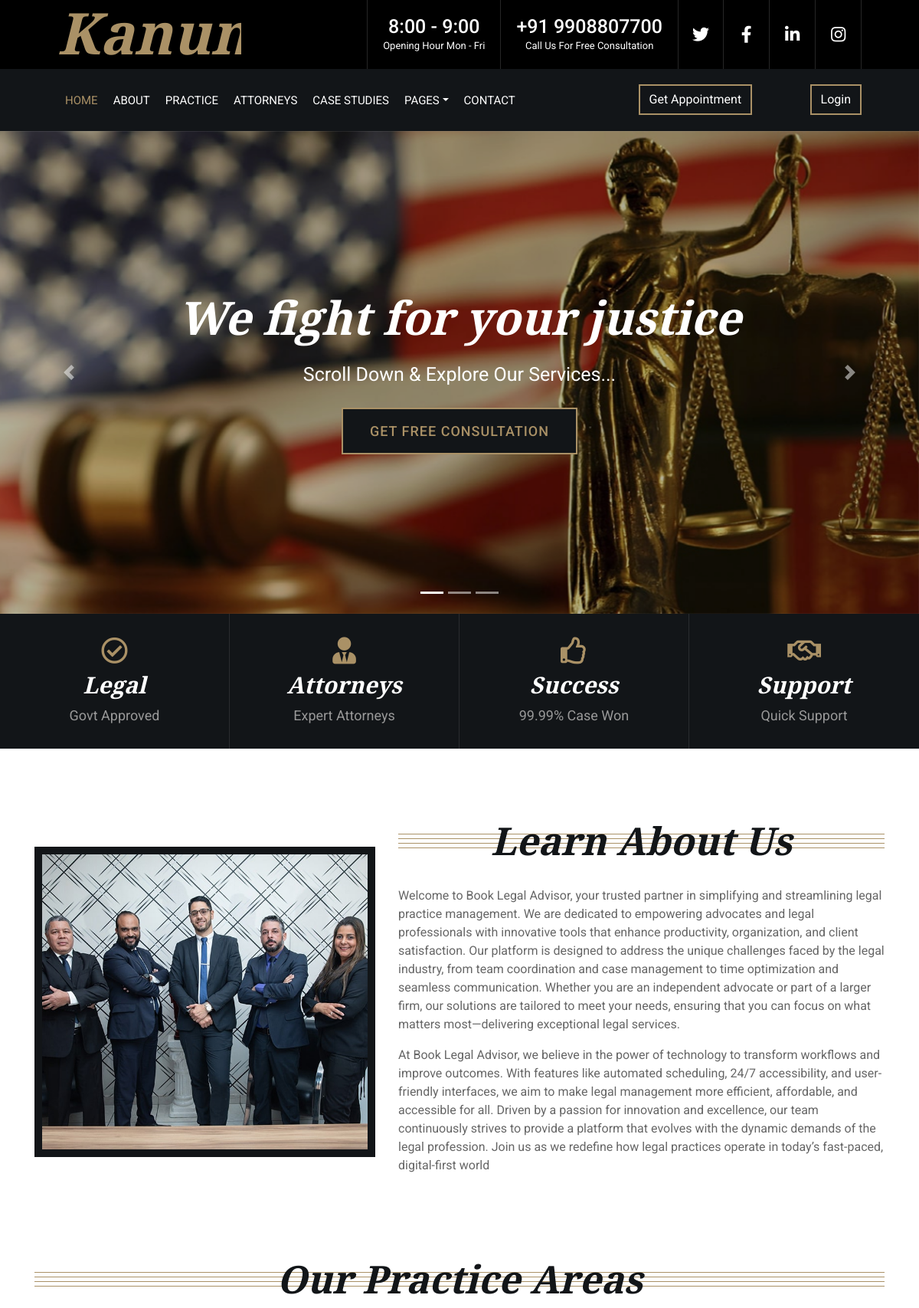
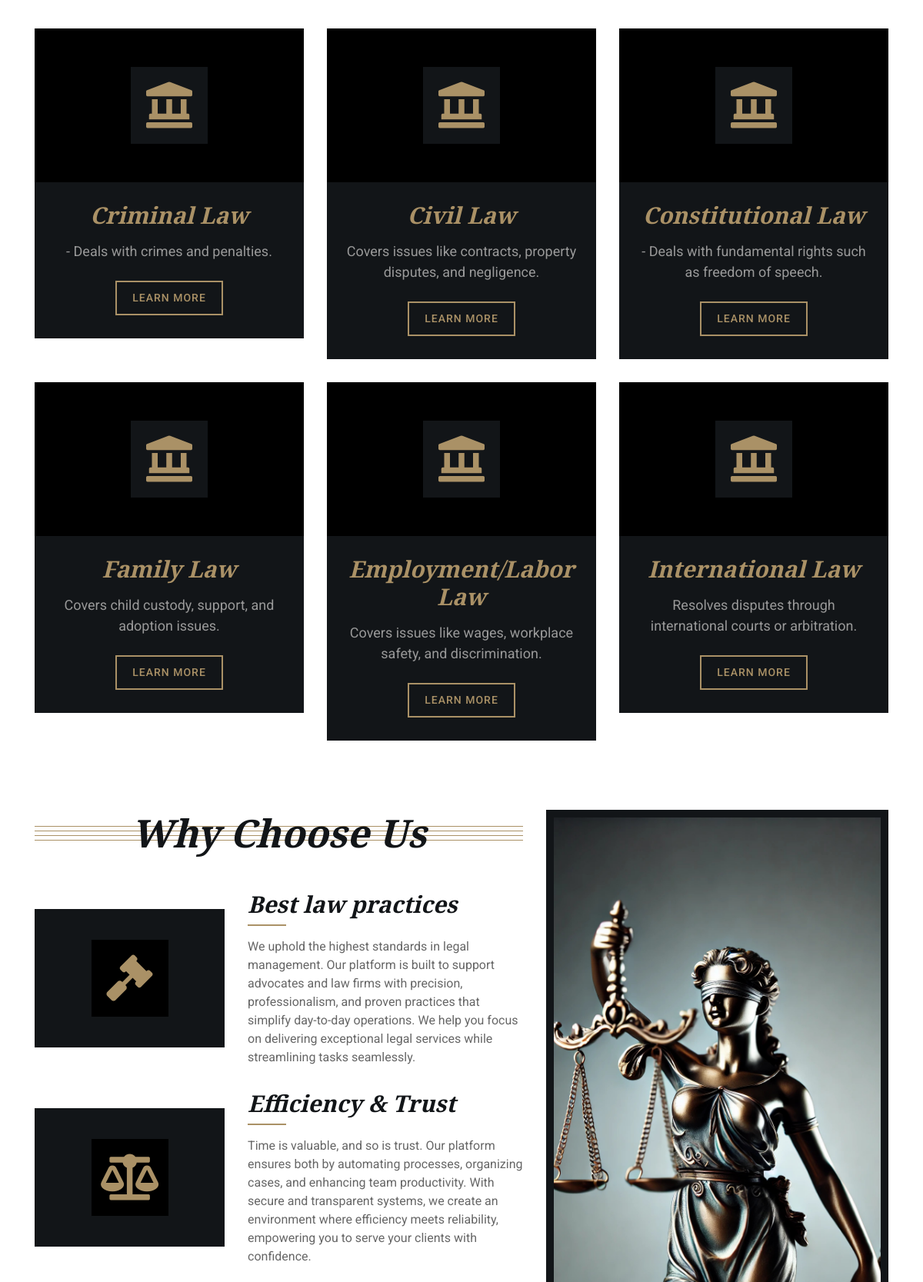
Page /f (upper part) on the committed database (2 pictures, top to bottom).
### userapp/models.py (models this page shows, shortened)
class Types_Law(models.Model):
    law_tittle = models.CharField(max_length=50)
    point = models.CharField(max_length=150)
    detail = models.CharField(max_length=550)

### userapp/views.py (the view)
# urls.py: path('', views.index),
def index(request):
    data = Attorneys.objects.all
    review_data = Client_Review.objects.all
    Blog_data = Blog.objects.all
    Types = Types_Law.objects.all
    context = {
        "data":data,
        "review_data":review_data,
        "Blog":Blog_data,
        "Types_Law":Types
    }
    return render(request, "userapp/index.html",context)

### templates/userapp/index.html (shortened to what this page needs)
<!DOCTYPE html>
{% load static %}
<html lang="en">
<head>
    <link href="https://stackpath.bootstrapcdn.com/bootstrap/4.4.1/css/bootstrap.min.css" rel="stylesheet">
    <link href="https://cdnjs.cloudflare.com/ajax/libs/font-awesome/5.10.0/css/all.min.css" rel="stylesheet">
    <link href="{% static 'userapp/lib/animate/animate.min.css'%}" rel="stylesheet">
    <link href="{% static 'userapp/lib/owlcarousel/assets/owl.carousel.min.css'%}" rel="stylesheet">
    <link href="{% static 'userapp/css/style.css'%}" rel="stylesheet">
</head>
<body>
<div class="wrapper">
    {% include 'userapp/header.html' %}
    <div id="carousel" class="carousel slide" data-ride="carousel">
        <ol class="carousel-indicators">
            <li data-target="#carousel" data-slide-to="0" class="active"></li>
            <li data-target="#carousel" data-slide-to="1"></li>
            <li data-target="#carousel" data-slide-to="2"></li>
        </ol>
        <div class="carousel-inner">
            <div class="carousel-item active">
                <img src="{% static 'userapp/img/carousel-1.jpg'%}" alt="Carousel Image">
                <div class="carousel-caption">
                    <h1 class="animated fadeInLeft">We fight for your justice</h1>
                    <p class="animated fadeInRight">Scroll Down & Explore Our Services...</p>
                    <a class="btn animated fadeInUp" href="appointment">Get free consultation</a>
                </div>
            </div>
        </div>
        <a class="carousel-control-prev" href="#carousel" role="button" data-slide="prev">
            <span class="carousel-control-prev-icon" aria-hidden="true"></span>
        </a>
        <a class="carousel-control-next" href="#carousel" role="button" data-slide="next">
            <span class="carousel-control-next-icon" aria-hidden="true"></span>
        </a>
    </div>
    <div class="feature-top">
        <div class="container-fluid">
            <div class="row align-items-center">
                <div class="col-md-3 col-sm-6">
                    <div class="feature-item">
                        <i class="far fa-check-circle"></i>
                        <h3>Legal</h3>
                        <p>Govt Approved</p>
                    </div>
                </div>
                <div class="col-md-3 col-sm-6">
                    <div class="feature-item">
                        <i class="fa fa-user-tie"></i>
                        <h3>Attorneys</h3>
                        <p>Expert Attorneys</p>
                    </div>
                </div>
                <div class="col-md-3 col-sm-6">
                    <div class="feature-item">
                        <i class="far fa-thumbs-up"></i>
                        <h3>Success</h3>
                        <p>99.99% Case Won</p>
                    </div>
                </div>
                <div class="col-md-3 col-sm-6">
                    <div class="feature-item">
                        <i class="far fa-handshake"></i>
                        <h3>Support</h3>
                        <p>Quick Support</p>
                    </div>
                </div>
            </div>
        </div>
    </div>
    <div class="about">
        <div class="container">
            <div class="row align-items-center">
                <div class="col-lg-5 col-md-6">
                    <div class="about-img">
                        <img src="{% static 'userapp/img/about.jpg'%}" alt="Image">
                    </div>
                </div>
                <div class="col-lg-7 col-md-6">
                    <div class="section-header">
                        <h2>Learn About Us</h2>
                    </div>
                    <div class="about-text">
                        <p>
                            Welcome to Book Legal Advisor, your trusted partner in simplifying and streamlining legal
                            practice management. We are dedicated to empowering advocates and legal professionals with
                            innovative tools that enhance productivity, organization, and client satisfaction.
                            Our platform is designed to address the unique challenges faced by the legal industry, from
                            team coordination and case management to time optimization and seamless communication.
                            Whether you are an independent advocate or part of a larger firm, our solutions are tailored
                            to meet your needs, ensuring that you can focus on what matters most—delivering exceptional
                            legal services.
                        </p>
                        <p>At Book Legal Advisor, we believe in the power of technology to transform workflows and
                            improve outcomes. With features like automated scheduling, 24/7 accessibility, and
                            user-friendly interfaces, we aim to make legal management more efficient, affordable, and
                            accessible for all.
                            Driven by a passion for innovation and excellence, our team continuously strives to provide
                            a platform that evolves with the dynamic demands of the legal profession. Join us as we
                            redefine how legal practices operate in today’s fast-paced, digital-first world
                        </p>
                    </div>
                </div>
            </div>
        </div>
    </div>
    <div class="service">
        <div class="container">
            <div class="section-header">
                <h2>Our Practice Areas</h2>
            </div>
            <div class="row">
                {% for i in Types_Law %}
                <div class="col-lg-4 col-md-6">
                    <div class="service-item">
                        <div class="service-icon">
                            <i class="fa fa-landmark"></i>
                        </div>
                        <h3>{{ i.law_tittle }}</h3>
                        <p>{{ i.point }}</p>
                        <a class="btn" href="law_readmore/{{i.id}}">Learn More</a>
                    </div>
                </div>
                {% endfor %}
            </div>
        </div>
    </div>
    <div class="feature">
        <div class="container">
            <div class="row">
                <div class="col-md-7">
                    <div class="section-header">
                        <h2>Why Choose Us</h2>
                    </div>
                    <div class="row align-items-center feature-item">
                        <div class="col-5">
                            <div class="feature-icon">
                                <i class="fa fa-gavel"></i>
                            </div>
                        </div>
                        <div class="col-7">
                            <h3>Best law practices</h3>
                            <p>
                                We uphold the highest standards in legal management. Our platform is built to support
                                advocates and law firms with precision, professionalism, and proven practices that
                                simplify day-to-day operations. We help you focus on delivering exceptional legal
                                services while streamlining tasks seamlessly.
                            </p>
                        </div>
                    </div>
                    <div class="row align-items-center feature-item">
                        <div class="col-5">
                            <div class="feature-icon">
                                <i class="fa fa-balance-scale"></i>
                            </div>
                        </div>
                        <div class="col-7">
                            <h3>Efficiency & Trust</h3>
                            <p>
                                Time is valuable, and so is trust. Our platform ensures both by automating processes,
                                organizing cases, and enhancing team productivity. With secure and transparent systems,
                                we create an environment where efficiency meets reliability, empowering you to serve
                                your clients with confidence.
                            </p>
                        </div>
                    </div>
                </div>
                <div class="col-md-5">
                    <div class="feature-img">
                        <img src="{% static 'userapp/img/feature.jpg'%}" alt="feature">
                    </div>
                </div>
            </div>
        </div>
    </div>
</body>
</html>

### rows in the picture
Types_Law: law_tittle "Criminal Law", point "- Deals with crimes and penalties."
Types_Law: law_tittle "Civil Law", point "Covers issues like contracts, property disputes, and negligence."
Types_Law: law_tittle "Constitutional Law", point "- Deals with fundamental rights such as freedom of speech."
Types_Law: law_tittle "Family Law", point "Covers child custody, support, and adoption issues."
Types_Law: law_tittle "Employment/Labor Law", point "Covers issues like wages, workplace safety, and discrimination."
Types_Law: law_tittle "International Law", point "Resolves disputes through international courts or arbitration."
